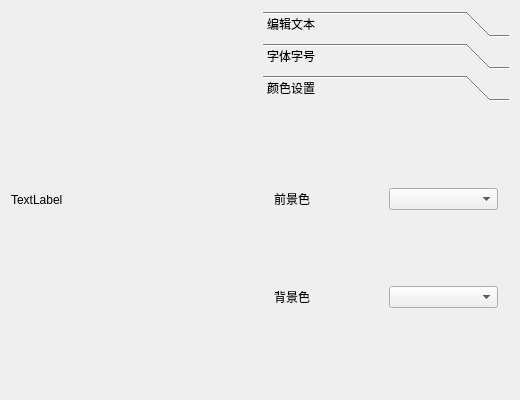
<?xml version="1.0" encoding="UTF-8"?>
<ui version="4.0">
 <class>Widget</class>
 <widget class="QWidget" name="Widget">
  <property name="geometry">
   <rect>
    <x>0</x>
    <y>0</y>
    <width>520</width>
    <height>400</height>
   </rect>
  </property>
  <property name="windowTitle">
   <string>Widget</string>
  </property>
  <layout class="QHBoxLayout" name="horizontalLayout">
   <item>
    <widget class="QLabel" name="labelShow">
     <property name="sizePolicy">
      <sizepolicy hsizetype="Expanding" vsizetype="Expanding">
       <horstretch>0</horstretch>
       <verstretch>0</verstretch>
      </sizepolicy>
     </property>
     <property name="text">
      <string>TextLabel</string>
     </property>
    </widget>
   </item>
   <item>
    <widget class="QToolBox" name="toolBox">
     <property name="currentIndex">
      <number>2</number>
     </property>
     <widget class="QWidget" name="pageText">
      <property name="geometry">
       <rect>
        <x>0</x>
        <y>0</y>
        <width>241</width>
        <height>303</height>
       </rect>
      </property>
      <attribute name="label">
       <string>编辑文本</string>
      </attribute>
      <layout class="QVBoxLayout" name="verticalLayout">
       <item>
        <widget class="QLineEdit" name="lineEditText"/>
       </item>
       <item>
        <widget class="QPushButton" name="pushButtonEditText">
         <property name="text">
          <string>修改文本</string>
         </property>
        </widget>
       </item>
      </layout>
     </widget>
     <widget class="QWidget" name="pageFont">
      <property name="geometry">
       <rect>
        <x>0</x>
        <y>0</y>
        <width>241</width>
        <height>303</height>
       </rect>
      </property>
      <attribute name="label">
       <string>字体字号</string>
      </attribute>
      <layout class="QVBoxLayout" name="verticalLayout_2">
       <item>
        <widget class="QFontComboBox" name="fontComboBox"/>
       </item>
       <item>
        <widget class="QSpinBox" name="spinBoxSize"/>
       </item>
      </layout>
     </widget>
     <widget class="QWidget" name="pageColor">
      <attribute name="label">
       <string>颜色设置</string>
      </attribute>
      <layout class="QGridLayout" name="gridLayout">
       <item row="0" column="0">
        <widget class="QLabel" name="label">
         <property name="text">
          <string>前景色</string>
         </property>
        </widget>
       </item>
       <item row="0" column="1">
        <widget class="QComboBox" name="comboBoxFGColor"/>
       </item>
       <item row="1" column="0">
        <widget class="QLabel" name="label_2">
         <property name="text">
          <string>背景色</string>
         </property>
        </widget>
       </item>
       <item row="1" column="1">
        <widget class="QComboBox" name="comboBoxBGColor"/>
       </item>
      </layout>
     </widget>
    </widget>
   </item>
  </layout>
 </widget>
 <layoutdefault spacing="6" margin="11"/>
 <resources/>
 <connections/>
</ui>
